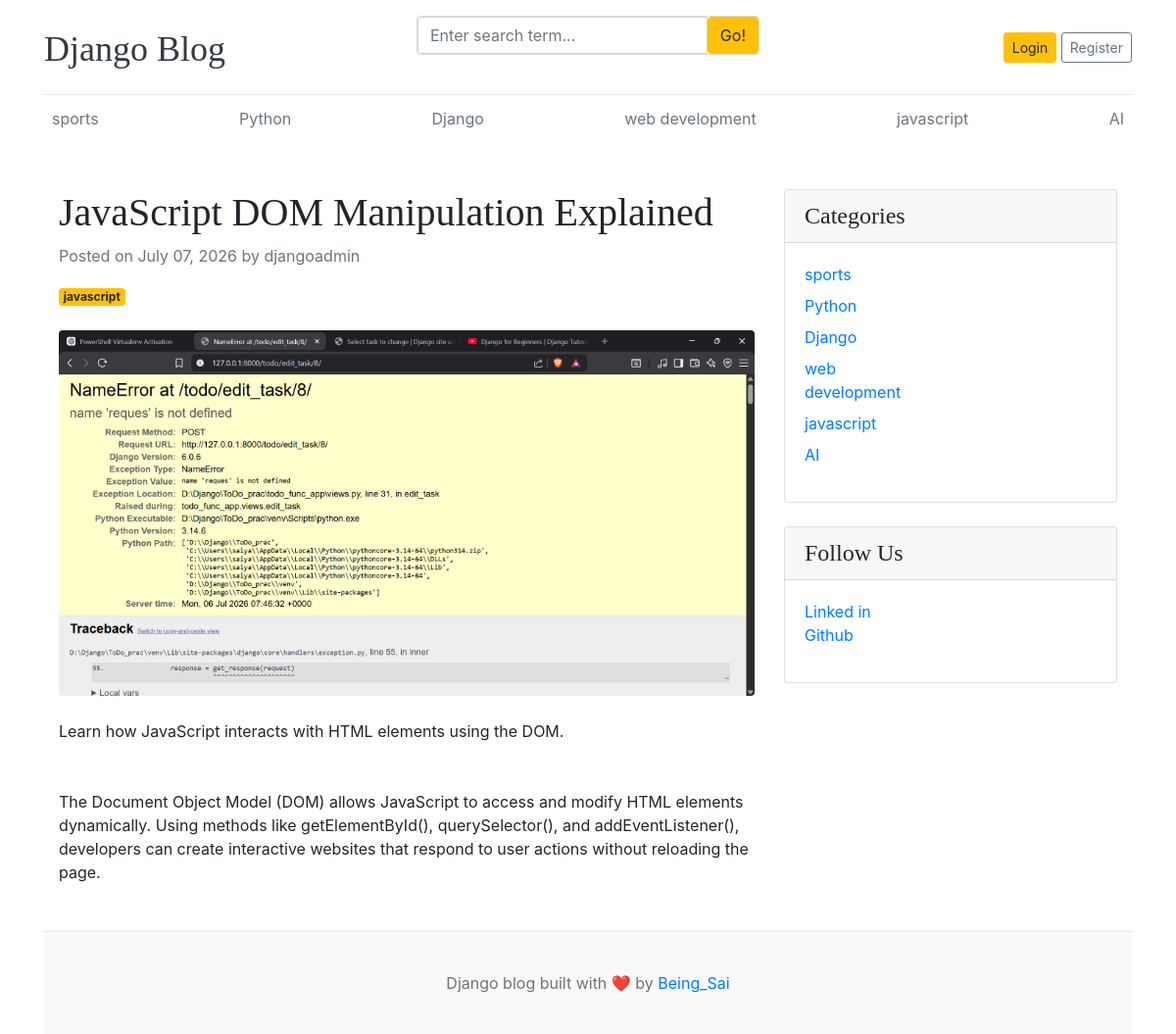
/javascript-dom-manipulation-explained/, run on the app's committed database.
### blogs/models.py (models this page shows, shortened)
class Category(models.Model):
    category_name = models.CharField(max_length=50)
    created_at = models.DateTimeField(auto_now_add=True)
    updated_at = models.DateTimeField(auto_now=True)
    def __str__(self):
       return self.category_name
    class Meta:
        verbose_name_plural = 'categories'

class Blog(models.Model):
    title = models.CharField(max_length=100)
    slug =models.SlugField(max_length=150, unique=True, blank=True )
    category =models.ForeignKey(Category, on_delete=models.CASCADE)
    author = models.ForeignKey(User, on_delete=models.CASCADE)
    short_description =models.TextField(max_length=500)
    blog_body = models.TextField(max_length=2000)
    featured_image =models.ImageField(upload_to='uploads/%Y/%m/%d')
    status =models.CharField(choices=STATUS_CHOICES, default="Draft")
    is_featured =models.BooleanField(default=False)
    created_at =models.DateTimeField(auto_now_add=True)
    updated_at = models.DateTimeField(auto_now=True)

### assignments/models.py (models this page shows, shortened)
class SocialLinks(models.Model):
    platform = models.CharField(max_length=25)
    link = models.URLField(max_length=150)
    created_at =models.DateTimeField(auto_now_add=True)
    updated_at = models.DateTimeField(auto_now=True)
    class Meta:
        verbose_name_plural = 'SocialLinks'

### blogs/views.py (the view)
# urls.py: path('<slug:slug>/', Blogsview.blogs, name="blogs" ),
def blogs(request, slug):
    single_blog =  get_object_or_404(Blog, slug=slug, status='Published',)
    context = {
        "single_blog":single_blog,
    }
    return render(request, 'blogs.html',context)

### blogs/context_preprocessors.py (called while the page is built)
def get_categories(request):
    return{
        "categories": Category.objects.all(),
    }

def get_social_links(request):
    return{
        "sociallinks": SocialLinks.objects.all()
    }

### templates/blogs.html
{% extends 'base.html' %}
{% block content %}
<div class="container mt-5">
    <div class="row">
        <div class="col-lg-8">
            <article>
                <header class="mb-4">
                    <h1 class="display-5 fw-bold">
                        {{ single_blog.title }}
                    </h1>
                    <div class="text-muted mb-3">
                        Posted on {{ single_blog.created_at|date:"F d, Y" }}
                        by {{ single_blog.author }}
                    </div>
                    <span class="badge bg-warning">
                        {{ single_blog.category }}
                    </span>
                </header>
                <figure class="mb-4">
                    <img
                        class="img-fluid rounded w-100"
                        src="{{ single_blog.featured_image.url }}"
                        alt="{{ single_blog.title }}">
                </figure>
                 <section class="mb-5">
                    {{ single_blog.short_description|safe }}
                </section>
                <section class="mb-5">
                    {{ single_blog.blog_body|safe }}
                </section>
            </article>
        </div>
        <div class="col-lg-4">
            <div class="card mb-4">
                <div class="card-header">
                    <h4 class="fst-italic mb-0">
                        Categories
                    </h4>
                </div>
                <div class="card-body">
                    <div class="row">
                        <div class="col-6">
                            <ul class="list-unstyled">
                                {% for category in categories %}
                                <li class="mb-2">
                                    <a href="{% url 'post_by_category' category.id %}">
                                        {{ category.category_name }}
                                    </a>
                                </li>
                                {% endfor %}
                            </ul>
                        </div>
                    </div>
                </div>
            </div>
            <div class="card mb-4">
                <div class="card-header">
                    <h4 class="fst-italic mb-0">
                        Follow Us
                    </h4>
                </div>
                <div class="card-body">
                    <ul class="list-unstyled">
                         {% if sociallinks %}
                         {% for oneacc in sociallinks%}
                        <li>
                            <a href="{{oneacc.link}}">{{oneacc.platform}}</a>
                        </li>
                         {% endfor %}
                         {% endif %}
                    </ul>
                </div>
            </div>
        </div>
    </div>
</div>
{% endblock %}

### templates/base.html (shortened to what this page needs)
{% load static %}
<!DOCTYPE html>
<html lang="en">
<head>
    <link href="https://getbootstrap.com/docs/4.0/dist/css/bootstrap.min.css" rel="stylesheet">
    <link href="{% static 'css/blog.css' %}" rel="stylesheet">
  </head>
<body>
    <div class="container">
      <header class="blog-header py-3">
        <div class="row flex-nowrap justify-content-between align-items-center">
          <div class="col-4 pt-1">
            <a class="blog-header-logo text-dark" href="/">Django Blog</a>
          </div>
          <div class="col-4">
            <form action="{% url 'search' %}" method=""GET>
            <div class="card mb-4">
                <div class="input-group">
                    <input name="keyword" value="{{keyword}}" type="text" class="form-control" placeholder="Enter search term..." name="keyword">
                    <button class="btn btn-warning" type="submit">Go!</button>
                </div>
            </div>
            </form>
          </div>
          <div class="col-4 d-flex justify-content-end align-items-center">
            <a class="btn btn-sm btn-warning" href="#">Login</a> &nbsp;
            <a class="btn btn-sm btn-outline-secondary" href="#">Register</a>
          </div>
        </div>
      </header>
      <div class="nav-scroller py-1 mb-2">
        <nav class="nav d-flex justify-content-between">
          {% for cat in categories %}
          <a class="p-2 text-muted" href="{% url 'post_by_category' cat.id %}">{{ cat.category_name}}</a>
          {% endfor %}
        </nav>
      </div>
{% block content %}
{% endblock%}
<footer class="blog-footer">
  <p>Django blog built with ❤️ by <a href="#">Being_Sai</a></p>
</footer>
</body>
</html>

### blog_main/static/css/blog.css (style rules this page uses)
.blog-header { border-bottom: 1px solid #e5e5e5; }
.blog-header-logo { font-family: "Playfair Display", Georgia, "Times New Roman", serif; font-size: 2.25rem; }
h1, h2, h3, h4, h5, h6 { font-family: "Playfair Display", Georgia, "Times New Roman", serif; }
.blog-footer { padding: 2.5rem 0; color: #727272; text-align: center; background-color: #f9f9f9; border-top: .05rem solid #e5e5e5; }
.blog-footer p:last-child { margin-bottom: 0; }

### data on the page
Category: category_name "sports"
Category: category_name "Python"
Category: category_name "Django"
Category: category_name "web development"
Category: category_name "javascript"
Category: category_name "AI"
Blog: title "JavaScript DOM Manipulation Explained", created_at "July 07, 2026", author "djangoadmin", category "javascript", featured_image (picture), short_description "Learn how JavaScript interacts with HTML elements using the DOM.", blog_body "The Document Object Model (DOM) allows JavaScript to access and modify HTML elements dynamically. Using methods like getElementById(), querySelector(), and addEventListener(), developers can create interactive websites that respond to user actions without reloading the page."
SocialLinks: platform "Linked in"
SocialLinks: platform "Github"
